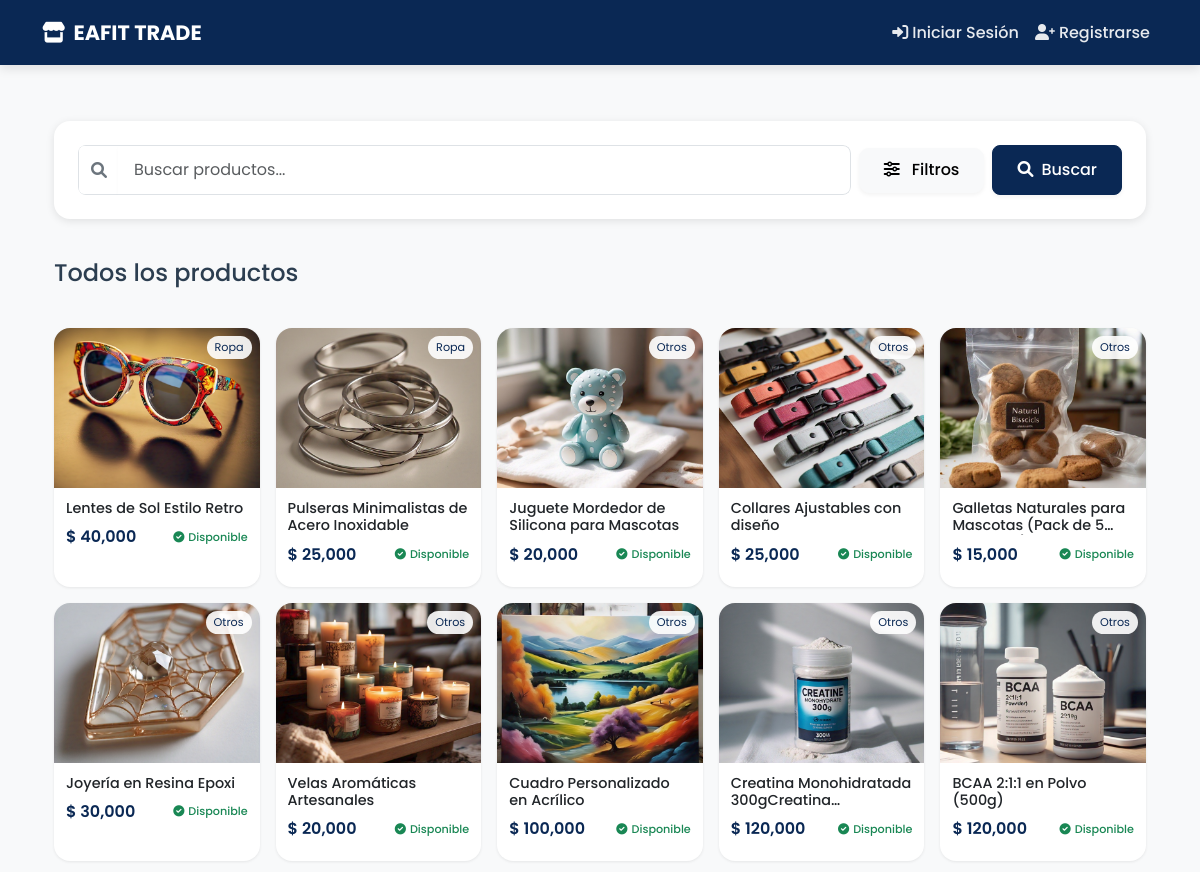
Before: / (upper part) with the older database file.
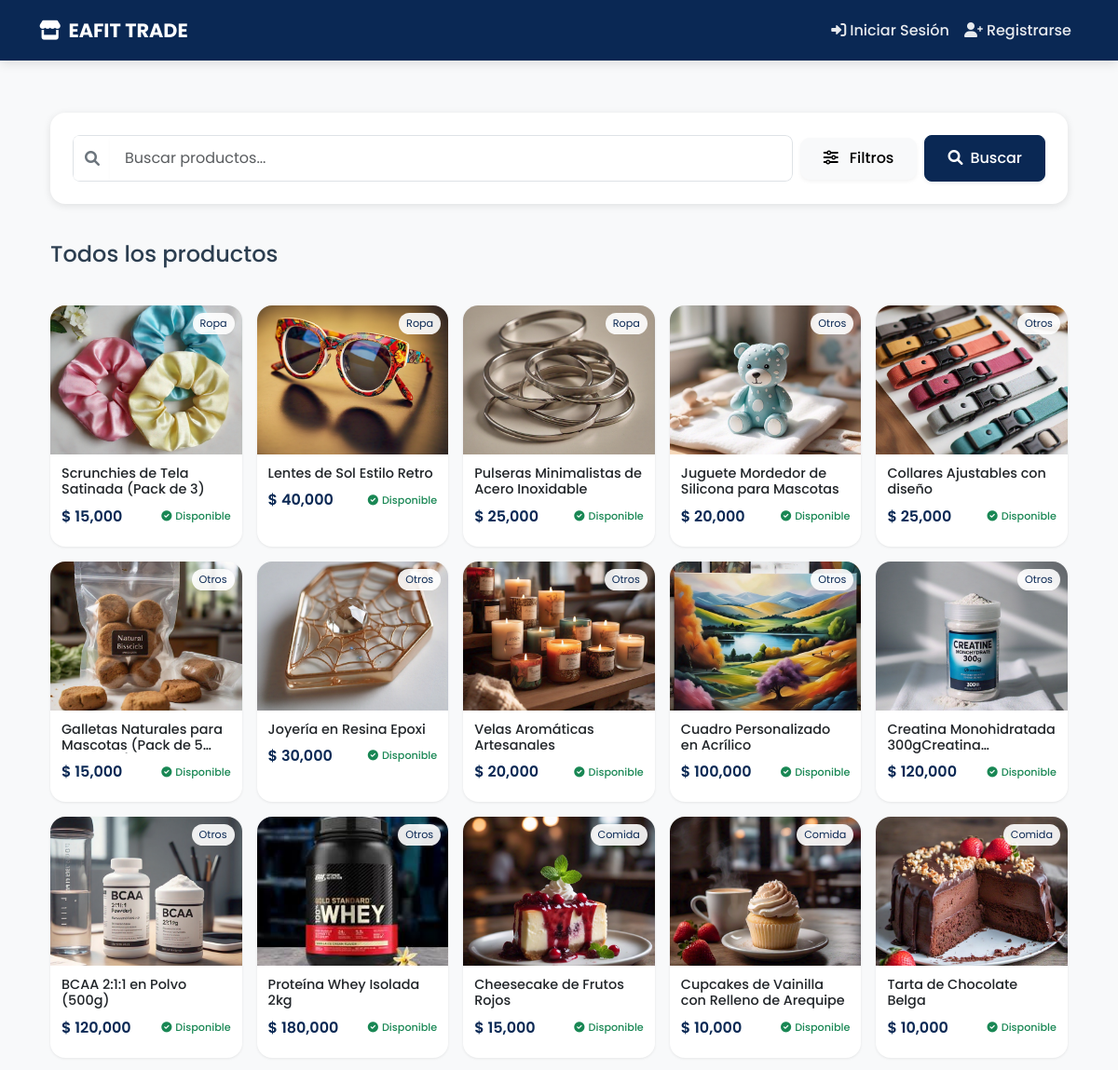
After: the same page with the newer database file.
### products/models.py (models this page shows, shortened)
class Product(models.Model):
    CATEGORY_CHOICES = [
        ('Comida', 'Comida'),
        ('Ropa', 'Ropa'),
        ('Tecnología', 'Tecnología'),
        ('Libros', 'Libros'),
        ('Otros', 'Otros'),
    ]
    CONDITION_CHOICES = [
        ('Nuevo', 'Nuevo'),
        ('Usado', 'Usado'),
        ('Buen estado', 'Buen estado'),
    ]
    FOOD_TYPE_CHOICES = [
        ('Panadería', 'Panadería'),
        ('Galletas', 'Galletas'),
        ('Repostería', 'Repostería'),
        ('Frutas', 'Frutas'),
        ('Frituras', 'Frituras'),
        ('Dulces', 'Dulces'),
        ('Helados', 'Helados'),
        ('Snacks', 'Snacks'),
        ('Comida rápida', 'Comida rápida'),
        ('Otros', 'Otros'),
    ]
    name = models.CharField(
        max_length=255,
        verbose_name='Nombre',
        help_text='Nombre del producto'
    )
    category = models.CharField(
        max_length=50,
        choices=CATEGORY_CHOICES,
        verbose_name='Categoría',
        null=True,
        blank=True
    )
    food_type = models.CharField(
        max_length=50,
        choices=FOOD_TYPE_CHOICES,
        verbose_name='Tipo de Comida',
        blank=True,
        null=True
    )
    description = models.TextField(
        verbose_name='Descripción',
        help_text='Describe tu producto detalladamente'
    )
    price = models.DecimalField(
        max_digits=10,
        decimal_places=2,
        validators=[MinValueValidator(0.01)],
        verbose_name='Precio',
        help_text='Precio en pesos colombianos'
    )
    published_at = models.DateTimeField(
        default=timezone.now,
        verbose_name='Fecha de publicación'
    )
    condition = models.CharField(
        max_length=50,
        choices=CONDITION_CHOICES,
        verbose_name='Estado',
        blank=True,
        null=True
    )
    image = models.ImageField(
        upload_to='products/',
        verbose_name='Imagen',
        help_text='Imagen del producto'
    )
    seller = models.ForeignKey(
        User,
        on_delete=models.CASCADE,
        verbose_name='Vendedor',
        related_name='products'
    )
    available = models.BooleanField(
        default=True,
        verbose_name='Disponible'
    )
    class Meta:
        verbose_name = 'Producto'
        verbose_name_plural = 'Productos'
        ordering = ['-published_at']
        indexes = [
            models.Index(fields=['name']),
            models.Index(fields=['category']),
            models.Index(fields=['available']),
        ]
    @property
    def average_rating(self):
        comments = self.comments.all()
        if not comments:
            return 0
        return round(sum(comment.rating for comment in comments) / len(comments), 1)
    @property
    def total_ratings(self):
        return self.comments.count()

### products/views.py (the view)
# urls.py: 2. Add a URL to urlpatterns:  path('', views.home, name='home')
def home(request):
    products = Product.objects.all()
    search_query = request.GET.get('search', '')
    if search_query:
        products = products.filter(name__icontains=search_query)
    category = request.GET.get('category', '')
    if category:
        products = products.filter(category=category)
    food_type = request.GET.get('food_type', '')
    if category == 'Comida' and food_type:
        products = products.filter(food_type=food_type)
    min_price = request.GET.get('min_price', '')
    max_price = request.GET.get('max_price', '')
    if min_price:
        try:
            min_price = float(min_price)
            products = products.filter(price__gte=min_price)
        except ValueError:
            pass
    if max_price:
        try:
            max_price = float(max_price)
            products = products.filter(price__lte=max_price)
        except ValueError:
            pass
    products = products.order_by('-published_at')
    user_favorites = []
    if request.user.is_authenticated:
        user_favorites = Favorite.objects.filter(user=request.user).values_list('product_id', flat=True)
    context = {
        'products': products,
        'user_favorites': user_favorites,
        'search_query': search_query,
        'selected_category': category,
        'selected_food_type': food_type,
        'min_price': min_price,
        'max_price': max_price,
        'categories': Product.CATEGORY_CHOICES,
        'food_types': Product.FOOD_TYPE_CHOICES,
    }
    return render(request, 'products/home.html', context)

### products/templates/products/home.html (shortened to what this page needs)
{% extends 'products/base.html' %}
{% load humanize %}
{% block content %}
<div class="container py-4">
    <div class="search-section mb-4">
        <div class="card">
            <div class="card-body">
                <form method="get" id="searchForm">
                    <div class="d-flex align-items-center gap-2">
                        <div class="search-bar flex-grow-1">
                            <div class="input-group">
                                <span class="input-group-text border-end-0">
                                    <i class="fas fa-search"></i>
                                </span>
                                <input type="text"
                                       name="search"
                                       class="form-control border-start-0"
                                       placeholder="Buscar productos..."
                                       value="{{ search_query }}">
                            </div>
                        </div>
                        <button type="button"
                                class="btn btn-light position-relative"
                                data-bs-toggle="collapse"
                                data-bs-target="#filterOptions"
                                aria-expanded="false">
                            <i class="fas fa-sliders-h"></i>
                            <span class="ms-2">Filtros</span>
                        </button>
                        <button type="submit" class="btn btn-primary">
                            <i class="fas fa-search me-2"></i>Buscar
                        </button>
                    </div>
                </form>
            </div>
        </div>
    </div>
    <div class="results-section mb-4">
        <div class="d-flex justify-content-between align-items-center">
            <h2 class="h4 mb-0">
                {% if search_query or selected_category %}
                    Resultados de búsqueda
                {% else %}
                    Todos los productos
                {% endif %}
            </h2>
        </div>
    </div>
    <div class="row g-4">
        {% for product in products %}
        <div class="col-12 col-sm-6 col-lg-4 col-xl-3">
            <a href="{% url 'product_detail' product.id %}" class="text-decoration-none">
                <div class="card product-card {% if not product.available %}product-unavailable{% endif %}">
                    <div class="position-relative">
                        {% if product.image %}
                        <img src="{{ product.image.url }}"
                             class="card-img-top product-image {% if not product.available %}grayscale{% endif %}"
                             alt="{{ product.name }}">
                        {% endif %}
                        <span class="category-badge">{{ product.get_category_display }}</span>
                    </div>
                    <div class="card-body">
                        <div class="d-flex justify-content-between align-items-start mb-2">
                            <h5 class="card-title text-dark mb-0">{{ product.name }}</h5>
                        </div>
                        <div class="d-flex justify-content-between align-items-center mb-2">
                            <p class="price mb-0">$ {{ product.price|floatformat:0|intcomma }}</p>
                            <span class="availability-badge {% if product.available %}text-success{% else %}text-danger{% endif %}">
                                {% if product.available %}
                                    <i class="fas fa-check-circle me-1"></i>Disponible
                                {% else %}
                                    <i class="fas fa-times-circle me-1"></i>No disponible
                                {% endif %}
                            </span>
                        </div>
                    </div>
                </div>
            </a>
        </div>
        {% endfor %}
    </div>
</div>
{% endblock %}

Changed rows visible on the page:
added Product: image (picture), category "Ropa", name "Scrunchies de Tela Satinada (Pack de 3)", price "15,000", available True (drawn)
now on this page (row unchanged): Product: image (picture), category "Otros", name "Proteína Whey Isolada 2kg", price "180,000", available True (drawn)
now on this page (row unchanged): Product: image (picture), category "Comida", name "Cheesecake de Frutos Rojos", price "15,000", available True (drawn)
now on this page (row unchanged): Product: image (picture), category "Comida", name "Cupcakes de Vainilla con Relleno de Arequipe", price "10,000", available True (drawn)
now on this page (row unchanged): Product: image (picture), category "Comida", name "Tarta de Chocolate Belga", price "10,000", available True (drawn)
